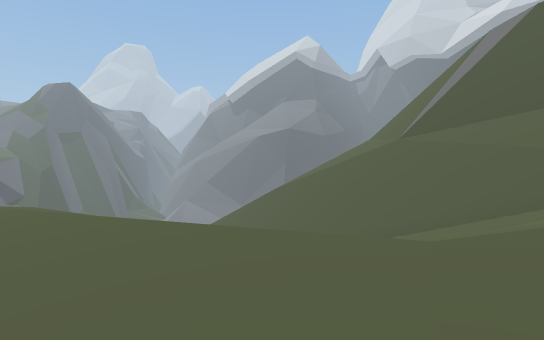
view 1 (above)

12 first-person views from a walk through a Unity game level. The camera is 1.3 m above the floor, looks level and sees 80° across. The floor is counted in squares, 2 m on a side. Each view is taken from the middle of a square. On the plan, view 1 faces up. The plan holds only what a view shows up to about 10 squares ahead; the rest is blank. The place goes on beyond the plan.

view 2
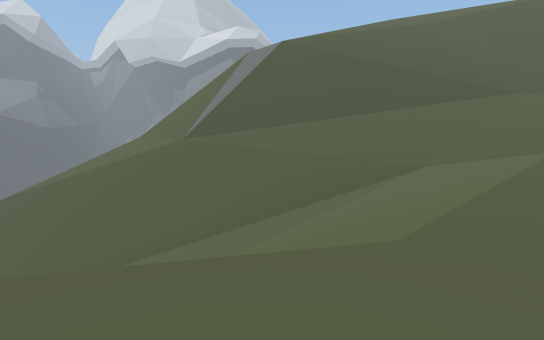

view 3
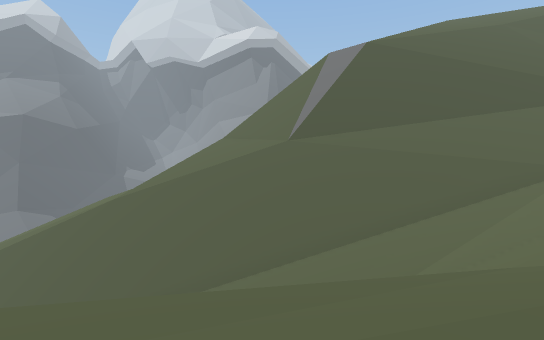

view 4
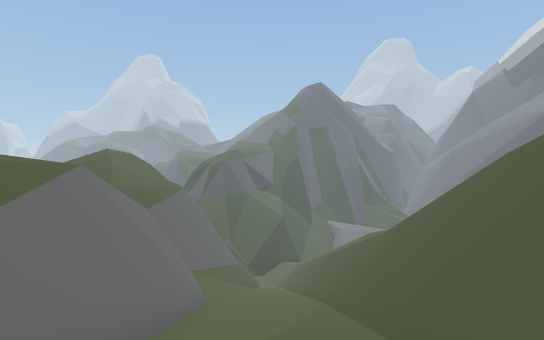

view 5
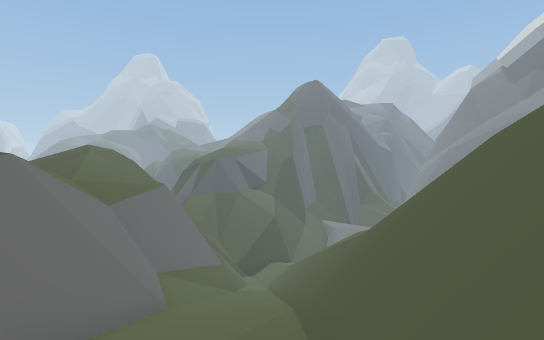

view 6
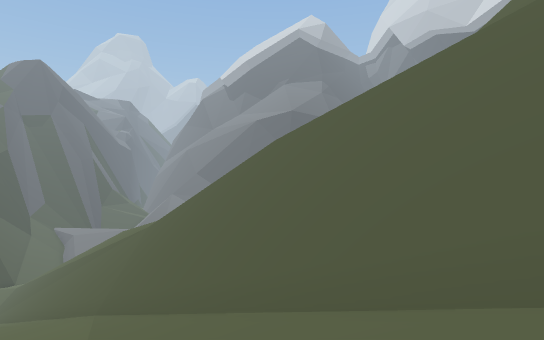

view 7
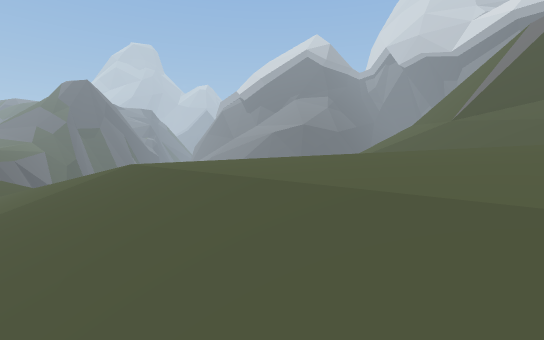

view 8
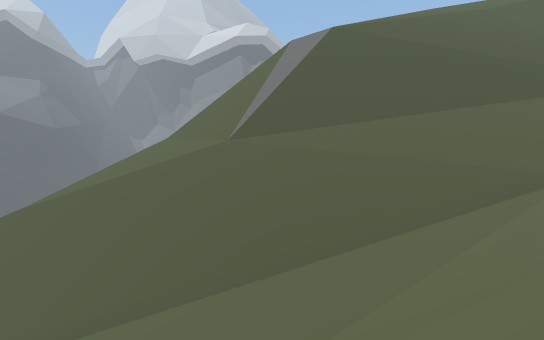

view 9
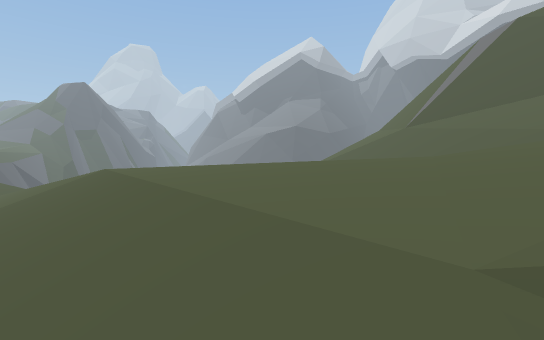

view 10
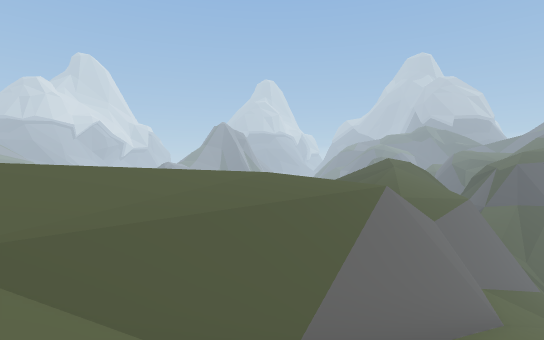

view 11
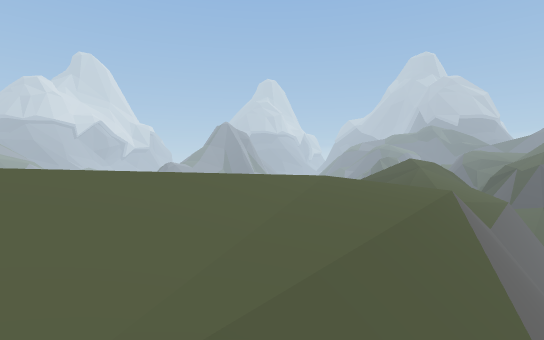

view 12
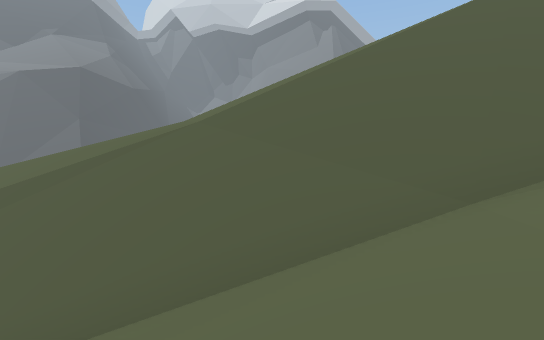

### Floor plan
Key: @ floor where view 1 was taken; # wall or solid block; . main floor; : floor 0.75 m higher than the main floor; - floor 0.75 m lower than the main floor; _ floor 1.5 m lower than the main floor; + floor 1.5 m higher than the main floor; / step, stairs or slope; = window, fence, low wall or low ledge; ^ raised ledge; v drop or lower ground.
Columns run from 10 left of view 1 to 11 right of it. Each row starts with its distance up from view 1.
 16    /////
 15    //////v
 14    ////#//=
 13   /////##///
 12  =#////##v////=
 11  v#/////##v///#
 10 //==^=///##v//# v
  9 __/ =##///#v//##v/
  8  _---v##///#v//#vv/
  7  //  /v##///##/##v//
  6   //.../#=///#//#v///
  5    ///../////==//##///
  4     ///.//////////#///
  3     ///...////////////
  2      ///...///////////
  1       ///...::+
  0        //.@.
 -1         //.
 -2          /

Positions as (right, up) in squares from view 1, and headings:
1: (0, 0), facing up
2: (-1, 1), facing up-right
3: (-3, 3), facing up-right
4: (1, 6), facing up-left
5: (1, 7), facing up-left
6: (0, 6), facing up
7: (-2, -1), facing up
8: (-1, 3), facing up-right
9: (-1, -2), facing up
10: (2, 5), facing left
11: (1, 4), facing left
12: (-6, 11), facing up-right
